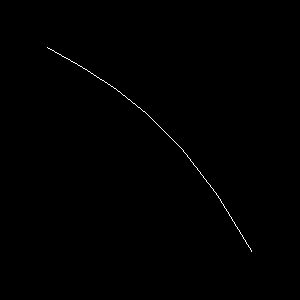

This figure's Python source:
#!/usr/bin/env python
# Demonstrate Lagrange curve with non-linear subdivision level rendering.

import vtkmodules.vtkInteractionStyle  # noqa: F401
import vtkmodules.vtkRenderingOpenGL2  # noqa: F401

from vtkmodules.vtkCommonCore import vtkPoints
from vtkmodules.vtkCommonDataModel import vtkCellArray, vtkUnstructuredGrid
from vtkmodules.vtkFiltersGeometry import vtkDataSetSurfaceFilter
from vtkmodules.vtkRenderingCore import (
    vtkActor,
    vtkDataSetMapper,
    vtkRenderWindow,
    vtkRenderWindowInteractor,
    vtkRenderer,
)

# Create an unstructured grid with a Lagrange curve cell.
dataset = vtkUnstructuredGrid()

points = vtkPoints()
points.SetNumberOfPoints(4)
points.SetPoint(0, 0, 1, 0)
points.SetPoint(1, 0.33, 0.8, 0)
points.SetPoint(2, 0.66, 0.5, 0)
points.SetPoint(3, 1, 0, 0)
dataset.SetPoints(points)

# VTK_LAGRANGE_CURVE = 68, connectivity: 0, 3, 1, 2 (order 3)
cells = vtkCellArray()
cells.InsertNextCell(4, [0, 3, 1, 2])
dataset.SetCells(68, cells)

# Extract surface with non-linear subdivision.
surface_filter = vtkDataSetSurfaceFilter()
surface_filter.SetInputData(dataset)
surface_filter.SetNonlinearSubdivisionLevel(2)

# Mapper and actor.
mapper = vtkDataSetMapper()
mapper.SetInputConnection(surface_filter.GetOutputPort())

actor = vtkActor()
actor.SetMapper(mapper)

renderer = vtkRenderer()
renderer.AddActor(actor)

render_window = vtkRenderWindow()
render_window.SetSize(300, 300)
render_window.AddRenderer(renderer)
render_window.SetWindowName("lagrange curve non linear level")

renderer.ResetCamera()

interactor = vtkRenderWindowInteractor()
interactor.SetRenderWindow(render_window)

interactor.Initialize()
interactor.Start()
